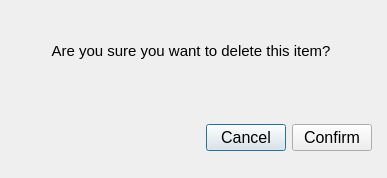
<?xml version="1.0" encoding="UTF-8"?>
<ui version="4.0">
 <class>DeleteConfirmation</class>
 <widget class="QDialog" name="DeleteConfirmation">
  <property name="geometry">
   <rect>
    <x>0</x>
    <y>0</y>
    <width>387</width>
    <height>178</height>
   </rect>
  </property>
  <property name="minimumSize">
   <size>
    <width>387</width>
    <height>178</height>
   </size>
  </property>
  <property name="maximumSize">
   <size>
    <width>387</width>
    <height>178</height>
   </size>
  </property>
  <property name="windowTitle">
   <string>Dialog</string>
  </property>
  <widget class="QLabel" name="Text">
   <property name="geometry">
    <rect>
     <x>10</x>
     <y>40</y>
     <width>362</width>
     <height>22</height>
    </rect>
   </property>
   <property name="font">
    <font>
     <pointsize>11</pointsize>
    </font>
   </property>
   <property name="text">
    <string>Are you sure you want to delete this item?</string>
   </property>
   <property name="alignment">
    <set>Qt::AlignCenter</set>
   </property>
  </widget>
  <widget class="QWidget" name="">
   <property name="geometry">
    <rect>
     <x>11</x>
     <y>120</y>
     <width>361</width>
     <height>35</height>
    </rect>
   </property>
   <layout class="QHBoxLayout" name="horizontalLayout">
    <item>
     <spacer name="horizontalSpacer">
      <property name="orientation">
       <enum>Qt::Horizontal</enum>
      </property>
      <property name="sizeHint" stdset="0">
       <size>
        <width>40</width>
        <height>20</height>
       </size>
      </property>
     </spacer>
    </item>
    <item>
     <widget class="QPushButton" name="Calcel">
      <property name="font">
       <font>
        <pointsize>12</pointsize>
       </font>
      </property>
      <property name="text">
       <string>Cancel</string>
      </property>
     </widget>
    </item>
    <item>
     <widget class="QPushButton" name="Confirm">
      <property name="minimumSize">
       <size>
        <width>0</width>
        <height>0</height>
       </size>
      </property>
      <property name="font">
       <font>
        <pointsize>12</pointsize>
       </font>
      </property>
      <property name="text">
       <string>Confirm</string>
      </property>
     </widget>
    </item>
   </layout>
  </widget>
 </widget>
 <resources/>
 <connections/>
</ui>
